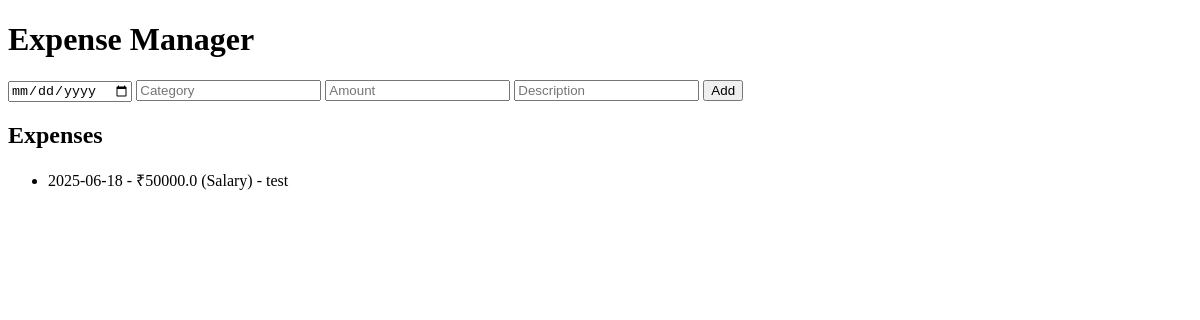
Before: / with the older database file.
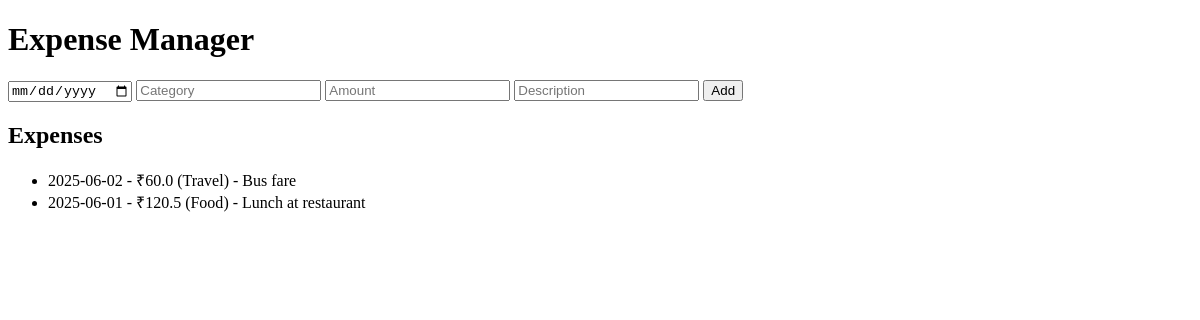
After: the same page with the newer database file.
### tables this page shows
CREATE TABLE expenses (
    id INTEGER PRIMARY KEY AUTOINCREMENT,
    date TEXT NOT NULL,
    category TEXT NOT NULL,
    amount REAL NOT NULL,
    description TEXT
);

### app.py (the view)
@app.route('/')
def index():
    conn = sqlite3.connect(DB_PATH)
    c = conn.cursor()
    c.execute("SELECT * FROM expenses ORDER BY date DESC")
    rows = c.fetchall()
    conn.close()
    return render_template('index.html', expenses=rows)

### templates/index.html (shortened to what this page needs)
<!DOCTYPE html>
<html>
<head>
</head>
<body>
    <h1>Expense Manager</h1>
    <form method="POST" action="{{ url_for('add') }}">
        <input type="date" name="date" required>
        <input type="text" name="category" placeholder="Category" required>
        <input type="number" name="amount" placeholder="Amount" required step="0.01">
        <input type="text" name="description" placeholder="Description">
        <button type="submit">Add</button>
    </form>
    <h2>Expenses</h2>
    <ul>
        {% for row in expenses %}
        <li>{{ row[1] }} - ₹{{ row[3] }} ({{ row[2] }}) - {{ row[4] }}</li>
        {% endfor %}
    </ul>
</body>
</html>

Changed rows visible on the page:
removed expenses: date "2025-06-18", amount "50000.0", category "Salary", description "test"
added expenses: date "2025-06-02", amount "60.0", category "Travel", description "Bus fare"
added expenses: date "2025-06-01", amount "120.5", category "Food", description "Lunch at restaurant"
